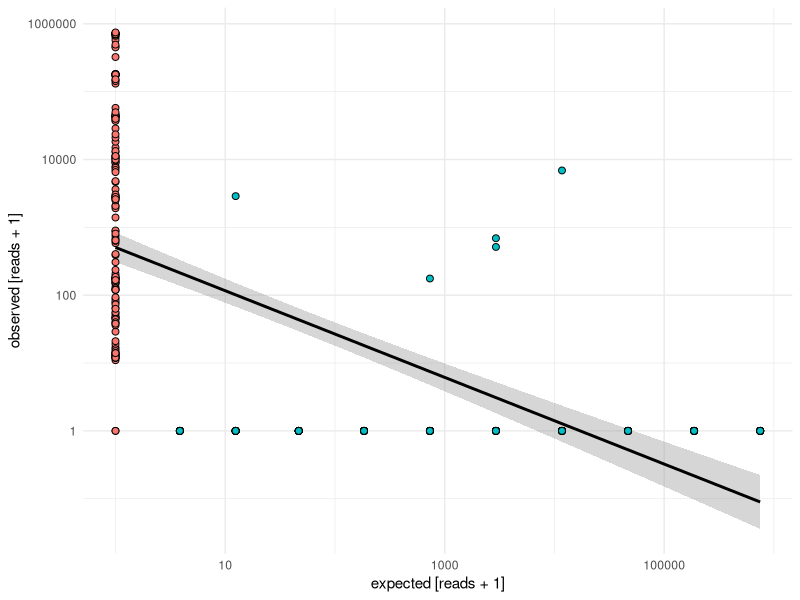
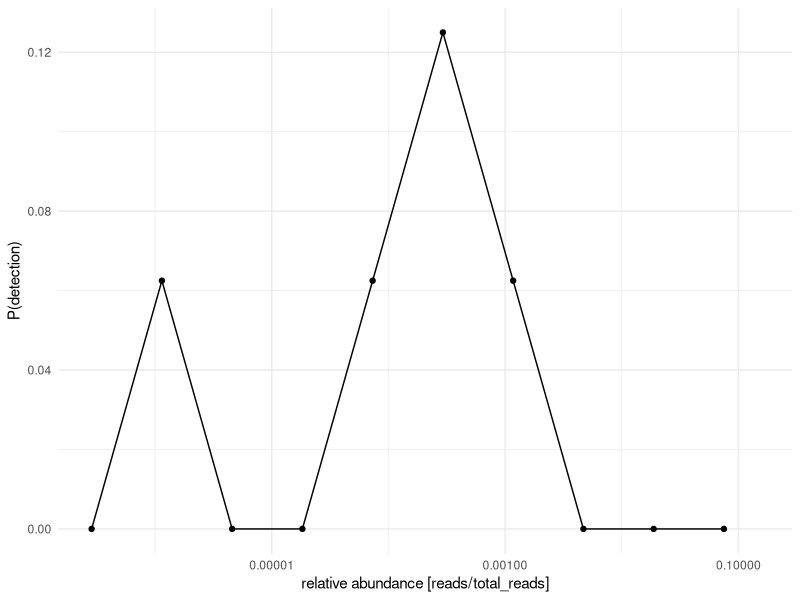
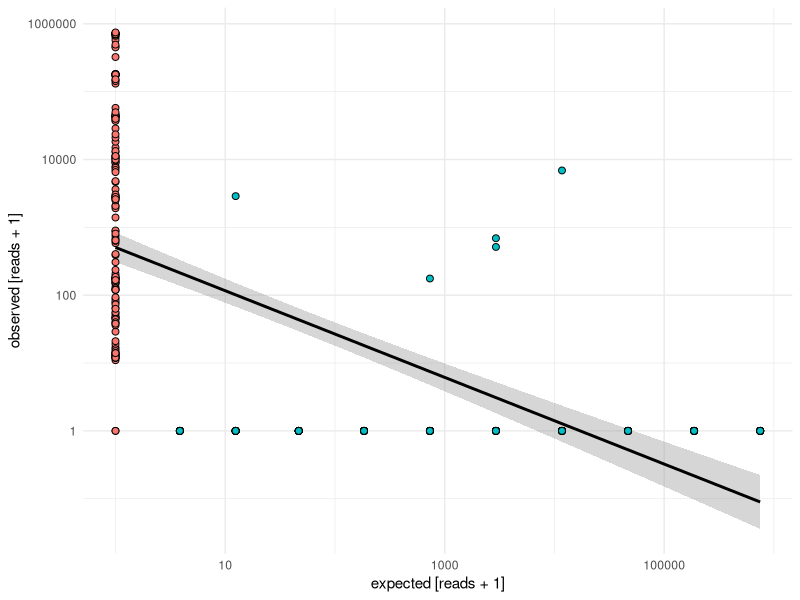
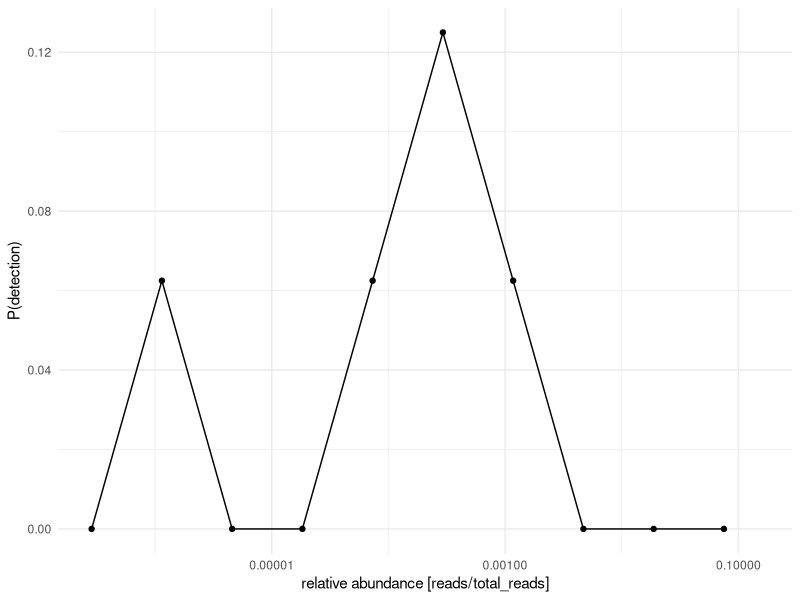

Generate these figures, in order, with R:
## ---- chunk 1
library(data.table)

ground_truth <- fread("simulated/data/manifest.csv")
setnames(ground_truth, "relative_abundance", "real_relative")
ground_truth[, "expected_reads" := real_relative * depth]
ground_truth
## ---- chunk 2
inferred <- fread("simulated/data/food_abundance.csv") |> unique(by=c("sample_id", "matched_taxid"))
inferred
## ---- chunk 3
merged <- merge(ground_truth[type=="food"], inferred, by.x=c("sample_id", "id"), by.y=c("sample_id", "matched_taxid"), all=T)
merged[is.na(real_relative), real_relative:=0]
merged[is.na(expected_reads), expected_reads:=0]
merged[, within_genus := genus %in% genus[real_relative > 0], by="sample_id"]
merged[, within_family := family %in% family[real_relative > 0], by="sample_id"]
merged[is.na(reads), reads:=0]
merged
## ---- chunk 4
library(ggplot2)
theme_minimal() |> theme_set()

corrs <- merged[, .( 
  r=cor(log10(expected_reads + 1), log10(reads + 1))
), by="sample_id"]
corrs[, "label" := sprintf("r=%.2f", r), by="sample_id"]

options(scipen=3)

merged[, "type" := tstrsplit(sample_id, "_")[[1]]]

ggplot(merged) +
  aes(x=expected_reads+1.0, y=reads+1.0, fill=within_genus) +
  stat_smooth(data=merged, method="lm", color="black", linewidth=1, aes(group=1)) +
  #geom_boxplot(width=0.4, aes(group=factor(expected_reads)), fill="white", color="black", outlier.color=NA) +
  geom_point(stroke=0.5, shape=21, size=2) +
  stat_summary(fun.data=mean_sdl, fun.args=list(mult=1), geom="pointrange", aes(group=1), shape=23, fill="white") +
  scale_x_log10() + scale_y_log10() + 
  guides(fill=FALSE) +
  labs(x="expected [reads + 1]", y="observed [reads + 1]")
ggsave("figures/simulated_comparison.png", dpi=300, width=9, height=5)
## ---- chunk 5
cor.test(~ log10(expected_reads + 1) + log10(reads + 1), data=merged)
corrs[, summary(r)]
## ---- chunk 6
probs <- merged[expected_reads > 0, .(prob=sum(reads > 0)/16), by="real_relative"]

ggplot(probs) +
  aes(x=real_relative, y=prob) +
  geom_point() +
  geom_line() +
  scale_x_log10(limits=c(NA, 0.15)) +
  labs(x="relative abundance [reads/total_reads]", y="P(detection)")
ggsave("figures/detection_probability.pdf", width=4, height=3)
## ---- chunk 7
summary(merged[expected_reads==0, reads])
